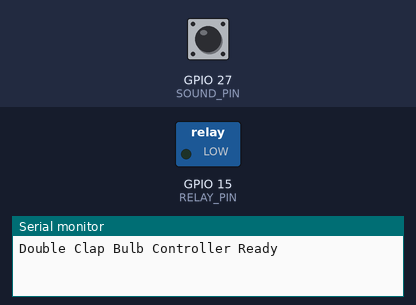
This sketch was run on a simulated ESP32. Shown: switched loads named in the sketch (green lamp = pin HIGH), the last lines printed to the serial monitor. The test bench sets the inputs (shaded band); at power-on: GPIO 27 (SOUND_PIN) HIGH.

Above: at 1.2 s.
1.3 s: GPIO 27 (SOUND_PIN) pulsed LOW 2 times (0.12 s each, 0.3 s apart)
At 2.6 s:
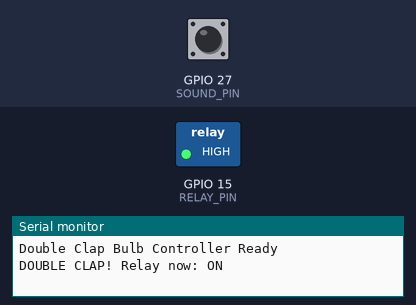
3.4 s: GPIO 27 (SOUND_PIN) pulsed LOW 5 times (0.12 s each, 0.3 s apart)
At 4.1 s:
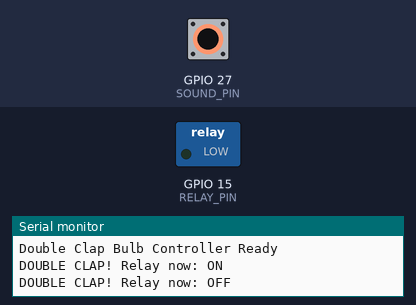
Timing chart, 0 to 6.4 s (numbered marks = the images above; inputs shaded):
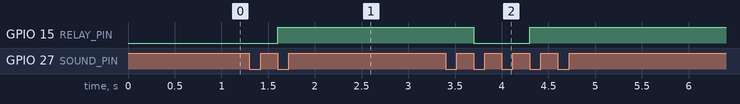

The sketch:

clap_to_light.ino
```cpp
#define SOUND_PIN 27
#define RELAY_PIN 15

bool relayState = LOW;
bool isFirstClapDetected = false;

unsigned long firstClapTime = 0;
unsigned long lastClapTime = 0;

void setup() {
  Serial.begin(115200);

  pinMode(SOUND_PIN, INPUT);
  pinMode(RELAY_PIN, OUTPUT);

  digitalWrite(RELAY_PIN, LOW);

  Serial.println("Double Clap Bulb Controller Ready");
}

void loop() {
  unsigned long now = millis();

  // Detect clap using the digital sound sensor
  if (digitalRead(SOUND_PIN) == LOW &&
      now - lastClapTime >= 150) {

    lastClapTime = now;

    if (!isFirstClapDetected) {
      firstClapTime = now;
      isFirstClapDetected = true;
    }
    else {
      // Second clap should be 200-600 ms after first
      if (now - firstClapTime >= 200 &&
          now - firstClapTime < 600) {

        relayState = !relayState;  // Toggle relay ON/OFF
        digitalWrite(RELAY_PIN, relayState);  // Apply new state

        Serial.print("DOUBLE CLAP! Relay now: ");
        Serial.println(relayState ? "ON" : "OFF");
      }

      isFirstClapDetected = false;  // Reset
    }

    delay(150);  // Noise debounce
  }

  // Reset if second clap didn't come in time
  if (isFirstClapDetected &&
      millis() - firstClapTime > 600) {
    isFirstClapDetected = false;
  }
}
```

Measured:
- after the input at 1.3 s, GPIO 15 (RELAY_PIN): LOW → HIGH after 0.30 s
- after the input at 3.4 s, GPIO 15 (RELAY_PIN): HIGH → LOW after 0.30 s, → HIGH 0.60 s later
